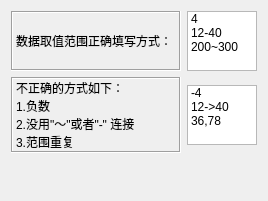
<?xml version="1.0" encoding="UTF-8"?>
<ui version="4.0">
 <class>Help</class>
 <widget class="QDialog" name="Help">
  <property name="geometry">
   <rect>
    <x>0</x>
    <y>0</y>
    <width>266</width>
    <height>201</height>
   </rect>
  </property>
  <property name="windowTitle">
   <string>Help</string>
  </property>
  <property name="windowIcon">
   <iconset>
    <normaloff>images/Torchlight_help.png</normaloff>images/Torchlight_help.png</iconset>
  </property>
  <layout class="QGridLayout" name="gridLayout">
   <item row="0" column="0">
    <layout class="QHBoxLayout" name="horizontalLayout_2">
     <item>
      <widget class="QLabel" name="label">
       <property name="minimumSize">
        <size>
         <width>170</width>
         <height>0</height>
        </size>
       </property>
       <property name="frameShape">
        <enum>QFrame::Box</enum>
       </property>
       <property name="frameShadow">
        <enum>QFrame::Sunken</enum>
       </property>
       <property name="text">
        <string>数据取值范围正确填写方式：</string>
       </property>
      </widget>
     </item>
     <item>
      <widget class="QListWidget" name="listWidget">
       <property name="maximumSize">
        <size>
         <width>70</width>
         <height>60</height>
        </size>
       </property>
       <item>
        <property name="text">
         <string>4</string>
        </property>
       </item>
       <item>
        <property name="text">
         <string>12-40</string>
        </property>
       </item>
       <item>
        <property name="text">
         <string>200~300</string>
        </property>
       </item>
      </widget>
     </item>
    </layout>
   </item>
   <item row="1" column="0">
    <layout class="QHBoxLayout" name="horizontalLayout">
     <item>
      <widget class="QLabel" name="label_2">
       <property name="minimumSize">
        <size>
         <width>170</width>
         <height>0</height>
        </size>
       </property>
       <property name="frameShape">
        <enum>QFrame::Box</enum>
       </property>
       <property name="frameShadow">
        <enum>QFrame::Sunken</enum>
       </property>
       <property name="text">
        <string>不正确的方式如下：
1.负数 
2.没用&quot;～&quot;或者&quot;-&quot; 连接
3.范围重复</string>
       </property>
      </widget>
     </item>
     <item>
      <widget class="QListWidget" name="listWidget_2">
       <property name="maximumSize">
        <size>
         <width>70</width>
         <height>60</height>
        </size>
       </property>
       <item>
        <property name="text">
         <string>-4</string>
        </property>
       </item>
       <item>
        <property name="text">
         <string>12-&gt;40</string>
        </property>
       </item>
       <item>
        <property name="text">
         <string>36,78</string>
        </property>
       </item>
      </widget>
     </item>
    </layout>
   </item>
   <item row="2" column="0">
    <spacer name="verticalSpacer">
     <property name="orientation">
      <enum>Qt::Vertical</enum>
     </property>
     <property name="sizeHint" stdset="0">
      <size>
       <width>245</width>
       <height>23</height>
      </size>
     </property>
    </spacer>
   </item>
  </layout>
 </widget>
 <resources/>
 <connections/>
</ui>
